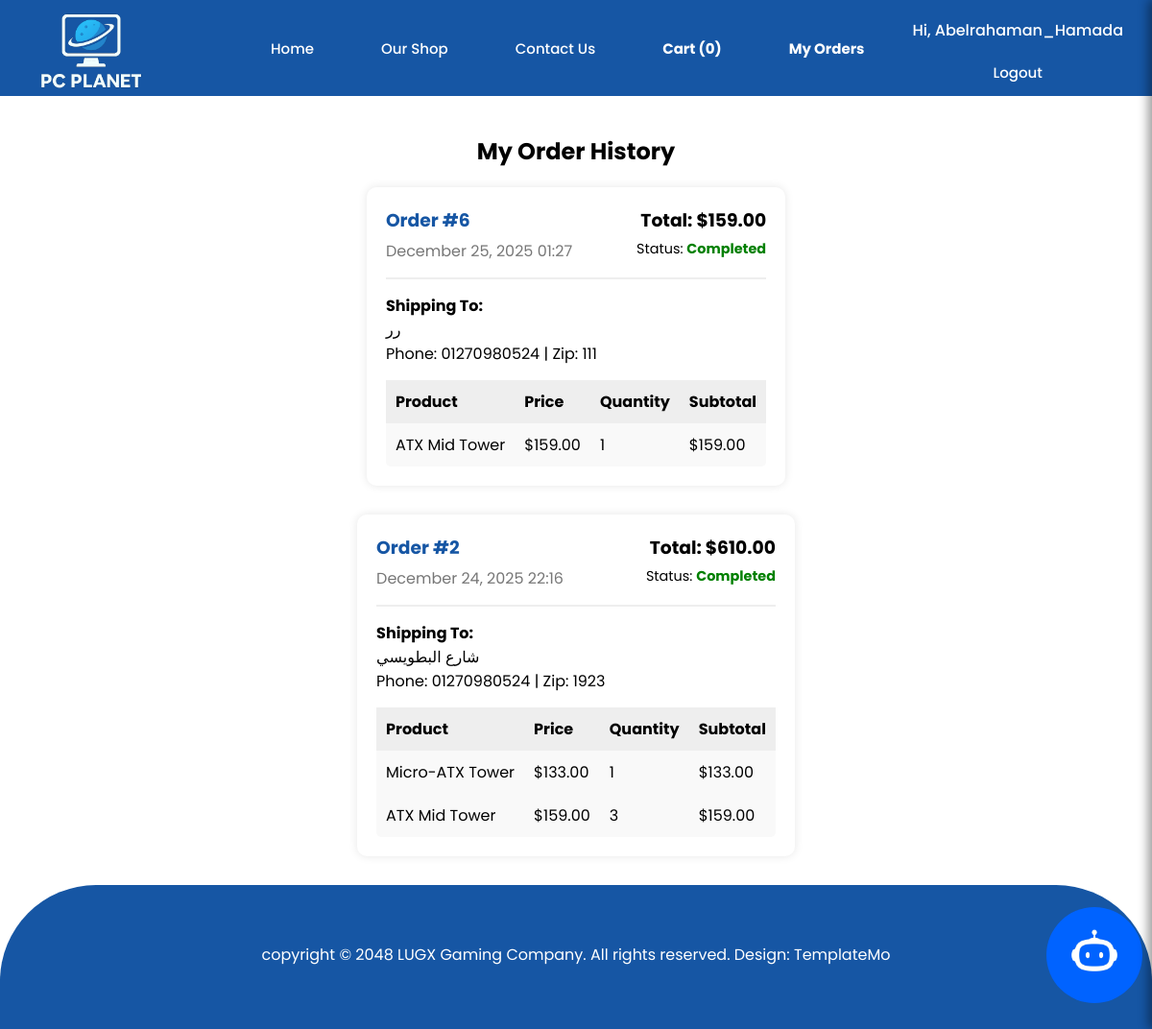
Screenshot of /orders/ (signed in) with the database file from the repository.
### e_commerce/models.py (models this page shows, shortened)
class Order(models.Model):
    user = models.ForeignKey(User, on_delete=models.CASCADE)
    address = models.TextField()
    phone = models.CharField(max_length=20)
    zip_code = models.CharField(max_length=10)
    total_price = models.DecimalField(max_digits=10, decimal_places=2)
    created_at = models.DateTimeField(auto_now_add=True)

class OrderItem(models.Model):
    order = models.ForeignKey(Order, related_name='items', on_delete=models.CASCADE)
    product = models.ForeignKey(Product, on_delete=models.CASCADE)
    quantity = models.PositiveIntegerField()
    price = models.DecimalField(max_digits=10, decimal_places=2)

class Product(models.Model):
    name = models.CharField(max_length=255)
    category = models.CharField(max_length=100)
    description = models.TextField()
    price = models.DecimalField(max_digits=10, decimal_places=2)
    stock = models.IntegerField(default=0)
    image = models.ImageField(upload_to='products/', blank=True, null=True)

### e_commerce/views.py (the view)
# urls.py: path('orders/', views.order_history, name='order_history'),
@login_required
def order_history(request):
    orders = Order.objects.filter(user=request.user).order_by('-created_at').prefetch_related('items__product')
    return render(request, 'e_commerce/order_history.html', {'orders': orders})

### e_commerce/context_processors.py (called while the page is built)
def cart_count(request):
    if request.user.is_authenticated:
        return {'cart_count': Purchase.objects.filter(user=request.user).count()}
    return {'cart_count': 0}

### templates/e_commerce/order_history.html (shortened to what this page needs)
{% extends 'base.html' %}
{% load static %}
{% block content %}
<div id="container" style="margin-top:120px; width: 90%; max-width: 1200px; margin-left: auto; margin-right: auto;">
    <h2>My Order History</h2>
    {% if orders %}
    {% for order in orders %}
    <div
        style="background: #fff; padding: 20px; margin-bottom: 30px; border-radius: 10px; box-shadow: 0 0 10px rgba(0,0,0,0.1);">
        <div
            style="display: flex; justify-content: space-between; border-bottom: 2px solid #eee; padding-bottom: 10px; margin-bottom: 15px;">
            <div>
                <h3 style="margin: 0; color: #1656a4;">Order #{{ order.id }}</h3>
                <p style="margin: 5px 0; color: #777;">{{ order.created_at|date:"F d, Y H:i" }}</p>
            </div>
            <div style="text-align: right;">
                <h3 style="margin: 0;">Total: ${{ order.total_price }}</h3>
                <p style="margin: 5px 0; font-size: 0.9em;">Status: <span
                        style="color: green; font-weight: bold;">Completed</span></p>
            </div>
        </div>
        <div style="margin-bottom: 15px;">
            <strong>Shipping To:</strong><br>
            {{ order.address }}<br>
            Phone: {{ order.phone }} | Zip: {{ order.zip_code }}
        </div>
        <table width="100%" cellpadding="10"
            style="border-collapse: collapse; background: #f9f9f9; border-radius: 5px;">
            <tr style="background: #eee; text-align: left;">
                <th>Product</th>
                <th>Price</th>
                <th>Quantity</th>
                <th>Subtotal</th>
            </tr>
            {% for item in order.items.all %}
            <tr>
                <td>{{ item.product.name }}</td>
                <td>${{ item.price }}</td>
                <td>{{ item.quantity }}</td>
                <td>${{ item.price|floatformat:2 }}</td>
            </tr>
            {% endfor %}
        </table>
    </div>
    {% endfor %}
    {% else %}
    <div style="text-align: center; padding: 50px;">
        <h3>You haven't placed any orders yet.</h3>
        <a href="/shop/" class="btn" style="margin-top: 20px; display: inline-block;">Start Shopping</a>
    </div>
    {% endif %}
</div>
{% endblock %}

### templates/base.html (shortened to what this page needs)
{% load static %}
<!DOCTYPE html>
<html lang="en">
<head>
    <link rel="stylesheet" href="https://cdnjs.cloudflare.com/ajax/libs/font-awesome/6.5.0/css/all.min.css">
    <link rel="stylesheet" href="{% static 'style1.css' %}?v=9" />
</head>
<body>
    <div class="headerContainer">
        <div class="header">
            <a href="{% url 'home' %}" class="logo">
                <img src="{% static 'images/logo.png' %}" alt="logo" id="image_logo" />
            </a>
            <div class="headerLinks">
                <a href="{% url 'home' %}">Home</a>
                <a href="{% url 'shop' %}">Our Shop</a>
                <a href="{% url 'contact' %}">Contact Us</a>
                <a href="{% url 'cart' %}" style="font-weight: bold; white-space: nowrap;">Cart (<span
                        id="cart-count">{{ cart_count }}</span>)</a>
                <a href="{% url 'order_history' %}" style="font-weight: bold;">My Orders</a>
                {% if user.is_authenticated %}
                <div class="userBox">
                    <p id="welcome">Hi, {{ user.username }}</p>
                    <a href="{% url 'logout' %}">Logout</a>
                </div>
                {% else %}
                <a href="{% url 'login' %}" class="sign_in">Login</a>
                {% endif %}
            </div>
        </div>
    </div>
    <main class="mainContent">
        {% block content %}
        {% endblock %}
    </main>
    <div class="footerContainer">
        <div class="footer">
            copyright &copy; 2048 LUGX Gaming Company. All rights reserved. Design:
            TemplateMo
        </div>
    </div>
    <div class="chatbot">
        <img src="{% static 'images/chatboti.jpg' %}" alt="chatbot" />
    </div>
</body>
</html>

### static/style1.css (style rules this page uses)
body { padding: 0; margin: 0; box-sizing: border-box; font-family: 'Poppins', sans-serif; display: flex; flex-direction: column; min-height: 100vh; }
.mainContent { flex: 1; }
.chatbot { position: fixed; bottom: 20px; right: 10px; cursor: pointer; z-index: 1000; }
.chatbot img { width: 100px; height: 100px; object-fit: cover; border-radius: 50%; }
.headerContainer { width: 100%; position: fixed; top: 0; left: 0; z-index: 1000; }
.header { height: 100px; background-color: #1656a4; color: #fff; display: flex; justify-content: space-around; padding-left: 5%; align-items: center; padding: 0 20px; width: 100%; }
#image_logo { padding-top: 15px; }
.headerLinks { width: auto; flex-grow: 1; display: flex; justify-content: flex-end; gap: 30px; align-items: center; list-style: none; margin-right: 50px; }
.headerLinks a { text-decoration: none; color: #fff; padding: 15px 20px; font-size: 15px; font-weight: 500; }
.logo img { width: 150px; }
.footerContainer { width: 100%; background-color: #1656a4; height: 150px; border-top-left-radius: 100px; border-top-right-radius: 100px; margin-top: auto; }
.footer { padding-top: 60px; text-align: center; color: #fff; }
.userBox { display: flex; flex-direction: column; align-items: center; gap: 5px; font-weight: 500; margin-top: 20px; }
#welcome { margin: 0; }
#container { display: flex; justify-content: center; align-items: center; flex-direction: column; margin-top: 100px; }
#container h2 { margin-bottom: 20px; }

### rows the page displays
Order: id "6", created_at "December 25, 2025 01:27", total_price "159.00", address "رر", phone "01270980524", zip_code "111"
OrderItem: product.name "ATX Mid Tower", price "159.00", quantity "1"
Order: id "2", created_at "December 24, 2025 22:16", total_price "610.00", address "شارع البطويسي", phone "01270980524", zip_code "1923"
OrderItem: product.name "Micro-ATX Tower", price "133.00", quantity "1"
OrderItem: product.name "ATX Mid Tower", price "159.00", quantity "3"

### other values shown
{{ cart_count }} "0"
{{ user.username }} "Abelrahaman_Hamada"
